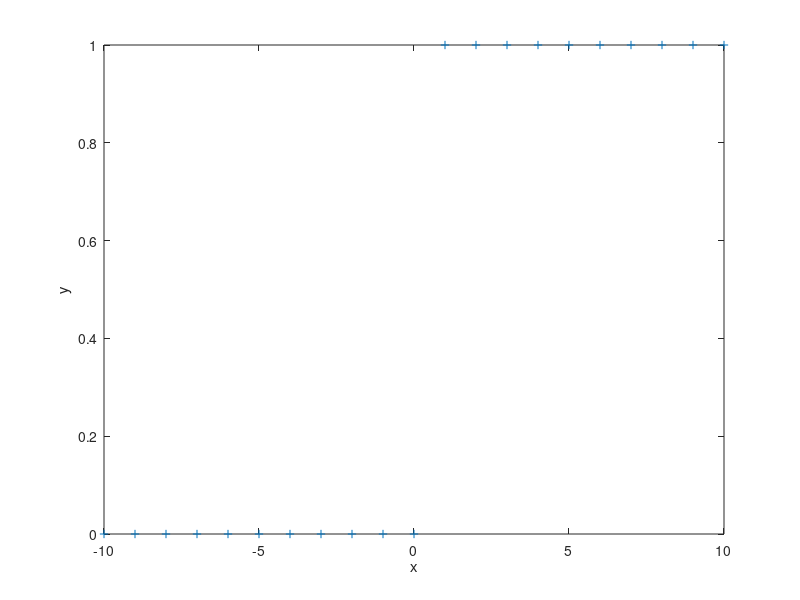

MATLAB code to generate this figure: (Note: this script raises an error after producing the figure.)
% Compare my code with
% http://www.media.mit.edu/physics/publications/books/nmm/files/index.html
%
% cwm.m
% (c) Neil Gershenfeld  9/1/97
% 1D Cluster-Weighted Modeling example
%
clear all
figure;
seed = 0;
rand('state', seed);
randn('state', seed);
x = (-10:10)';
y = (x > 0);
npts = length(x);
plot(x,y,'+')
xlabel('x')
ylabel('y')
nclusters = 4;
nplot = 100;
xplot = 24*(1:nplot)'/nplot - 12;

mux = 20*rand(1,nclusters) - 10;
muy = zeros(1,nclusters);
varx = ones(1,nclusters);
vary = ones(1,nclusters);
pc = 1/nclusters * ones(1,nclusters);
niterations = 5;
eps = 0.01;
  

I = repmat(eye(1,1), [1 1 nclusters]);
O = repmat(zeros(1,1), [1 1 nclusters]);
X = x(:)';
Y = y(:)';

cwr = cwr_em(X, Y, nclusters, 'muX', mux, 'muY', muy,  'SigmaX', I, ...
	     'cov_typeX', 'spherical', 'SigmaY', I, 'cov_typeY', 'spherical', ...
	     'priorC', pc, 'weightsY', O,  'create_init_params', 0, ...
	     'clamp_weights', 1, 'max_iter', niterations, ...
	     'cov_priorX', eps*ones(1,1,nclusters), ...
	     'cov_priorY', eps*ones(1,1,nclusters));


% Gershenfeld's EM code
for step = 1:niterations
    pplot = exp(-(kron(xplot,ones(1,nclusters)) ...
		  - kron(ones(nplot,1),mux)).^2 ...
		./ (2*kron(ones(nplot,1),varx))) ...
	    ./ sqrt(2*pi*kron(ones(nplot,1),varx)) ...
	    .* kron(ones(nplot,1),pc);
    plot(xplot,pplot,'k');
    pause(0);
    px = exp(-(kron(x,ones(1,nclusters)) ...
	       - kron(ones(npts,1),mux)).^2 ...
	     ./ (2*kron(ones(npts,1),varx))) ...
	 ./ sqrt(2*pi*kron(ones(npts,1),varx));
    py = exp(-(kron(y,ones(1,nclusters)) ...
	       - kron(ones(npts,1),muy)).^2 ...
	     ./ (2*kron(ones(npts,1),vary))) ...
	 ./ sqrt(2*pi*kron(ones(npts,1),vary));
    p = px .* py .* kron(ones(npts,1),pc);
    pp = p ./ kron(sum(p,2),ones(1,nclusters));
    pc = sum(pp)/npts;
    yfit = sum(kron(ones(npts,1),muy) .* p,2) ...
	   ./ sum(p,2);
    mux = sum(kron(x,ones(1,nclusters)) .* pp) ...
	  ./ (npts*pc);
    varx = eps + sum((kron(x,ones(1,nclusters)) ...
		      - kron(ones(npts,1),mux)).^2 .* pp) ...
	   ./ (npts*pc);
    muy = sum(kron(y,ones(1,nclusters)) .* pp) ...
	  ./ (npts*pc);
    vary = eps + sum((kron(y,ones(1,nclusters)) ...
		      - kron(ones(npts,1),muy)).^2 .* pp) ...
	   ./ (npts*pc);
end


% Check equal
cwr_pc = cwr.priorC';
assert2(approxeq(cwr_pc, pc))
cwr_mux = cwr.muX;
assert2(approxeq(mux, cwr_mux))
cwr_SigmaX = squeeze(cwr.SigmaX)';
assert2(approxeq(varx, cwr_SigmaX))
cwr_muy = cwr.muY;
assert2(approxeq(muy, cwr_muy))
cwr_SigmaY = squeeze(cwr.SigmaY)';
assert2(approxeq(vary, cwr_SigmaY))


% Prediction

X = xplot(:)';
[cwr_mu, Sigma, post] = cwr_predict(cwr, X);
cwr_ystd = squeeze(Sigma)';

% pplot(t,c)
pplot = exp(-(kron(xplot,ones(1,nclusters)) ...
   - kron(ones(nplot,1),mux)).^2 ...
   ./ (2*kron(ones(nplot,1),varx))) ...
   ./ sqrt(2*pi*kron(ones(nplot,1),varx)) ...
   .* kron(ones(nplot,1),pc);
yplot = sum(kron(ones(nplot,1),muy) .* pplot,2) ...
   ./ sum(pplot,2);
ystdplot = sum(kron(ones(nplot,1),(muy.^2+vary)) .* pplot,2) ...
   ./ sum(pplot,2) - yplot.^2;


% Check equal
assert2(approxeq(yplot(:)', cwr_mu(:)'))
assert2(approxeq(ystdplot, cwr_ystd))
assert2(approxeq(pplot ./ repmat(sum(pplot,2), 1, nclusters),post') )

plot(xplot,yplot,'k');
hold on
plot(xplot,yplot+ystdplot,'k--');
plot(xplot,yplot-ystdplot,'k--');
plot(x,y,'k+');
axis([-12 12 -1 1.1]);
plot(xplot,.8*pplot/max(max(pplot))-1,'k')
hold off

